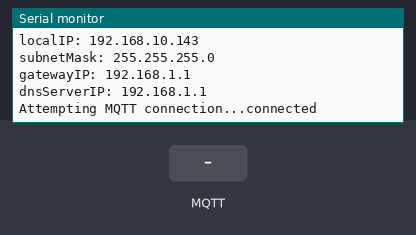
This sketch was run on a simulated Arduino Uno, built with avr-gcc and run on an emulated ATmega328P. On the bench: the last lines printed to the serial monitor. The inputs (shaded band) are chosen by the test bench. WiFi joins after 1.5 s; servers stay silent unless stated; no MQTT or app messages arrive unless stated.

Above: at 7.2 s.
7.3 s: MQTT message "1" arrives on the first subscribed topic
At 8.5 s:
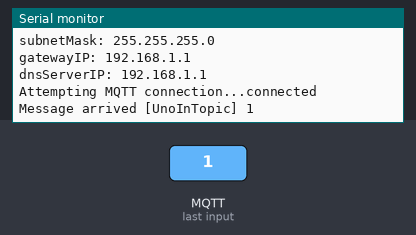
8.8 s: MQTT message "on" arrives on the first subscribed topic
At 9.7 s:
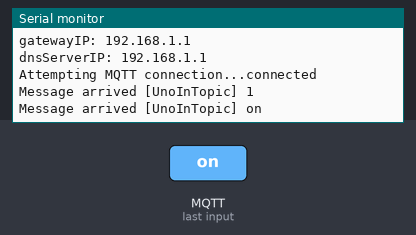
10.3 s: MQTT message "off" arrives on the first subscribed topic
At 10.8 s:
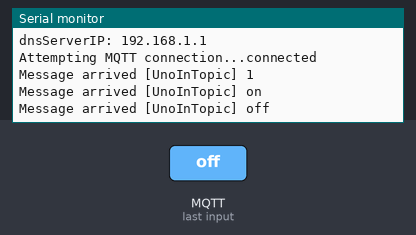

The sketch:

MQTTPubSub.ino
```cpp
// Basic MQTT example

#include <PubSubClient.h>
#include <EthernetENC.h>

// Update these with values suitable for your network.
uint8_t mac[6] = {0xDE, 0xED, 0xBA, 0xFE, 0xFE, 0xED};
IPAddress ip(192, 168, 10, 143);
//IPAddress server(192, 168, 10, 138);

EthernetClient ethClient;
PubSubClient mqttClient(ethClient);

void callback(char* topic, byte* payload, unsigned int length) {
  Serial.print("Message arrived [");
  Serial.print(topic);
  Serial.print("] ");
  for (int i=0;i<length;i++) {
    Serial.print((char)payload[i]);
  }
  Serial.println();
}

void reconnect() {
  // Loop until we're reconnected
  while (!mqttClient.connected()) {
    Serial.print("Attempting MQTT connection...");
    delay(1000);
    // Attempt to connect
    if (mqttClient.connect("MQTTClient01")) {
      Serial.println("connected");
      // Once connected, publish an announcement...
      mqttClient.publish("UnoOutTopic","hello world from UNO!");
      // ... and resubscribe
      mqttClient.subscribe("UnoInTopic");
    } else {
      Serial.print("failed, rc=");
      Serial.print(mqttClient.state());
      Serial.println(" try again in 5 seconds");
      // Wait 5 seconds before retrying
      delay(5000);
    }
  }
}

void setup()
{
  Serial.begin(115200);

  Ethernet.begin(mac, ip);
//  Ethernet.begin(mac);

  // Allow the hardware to sort itself out
  delay(1000);

  Serial.print("localIP: ");
  Serial.println(Ethernet.localIP());
  Serial.print("subnetMask: ");
  Serial.println(Ethernet.subnetMask());
  Serial.print("gatewayIP: ");
  Serial.println(Ethernet.gatewayIP());
  Serial.print("dnsServerIP: ");
  Serial.println(Ethernet.dnsServerIP());

  // connect to mqtt broker
  mqttClient.setServer("test.mosquitto.org", 1883);
//  mqttClient.setServer(server, 1883);
  mqttClient.setCallback(callback);

  delay(5000);

}

void loop()
{
  if (!mqttClient.connected()) {
    reconnect();
  }
  mqttClient.loop();
}
```

Measured:
- after the input at 7.3 s, the serial monitor: prints a new line at once (image 1)
- after the input at 8.8 s, the serial monitor: prints a new line at once (image 2)
- after the input at 10.3 s, the serial monitor: prints a new line at once (image 3)
